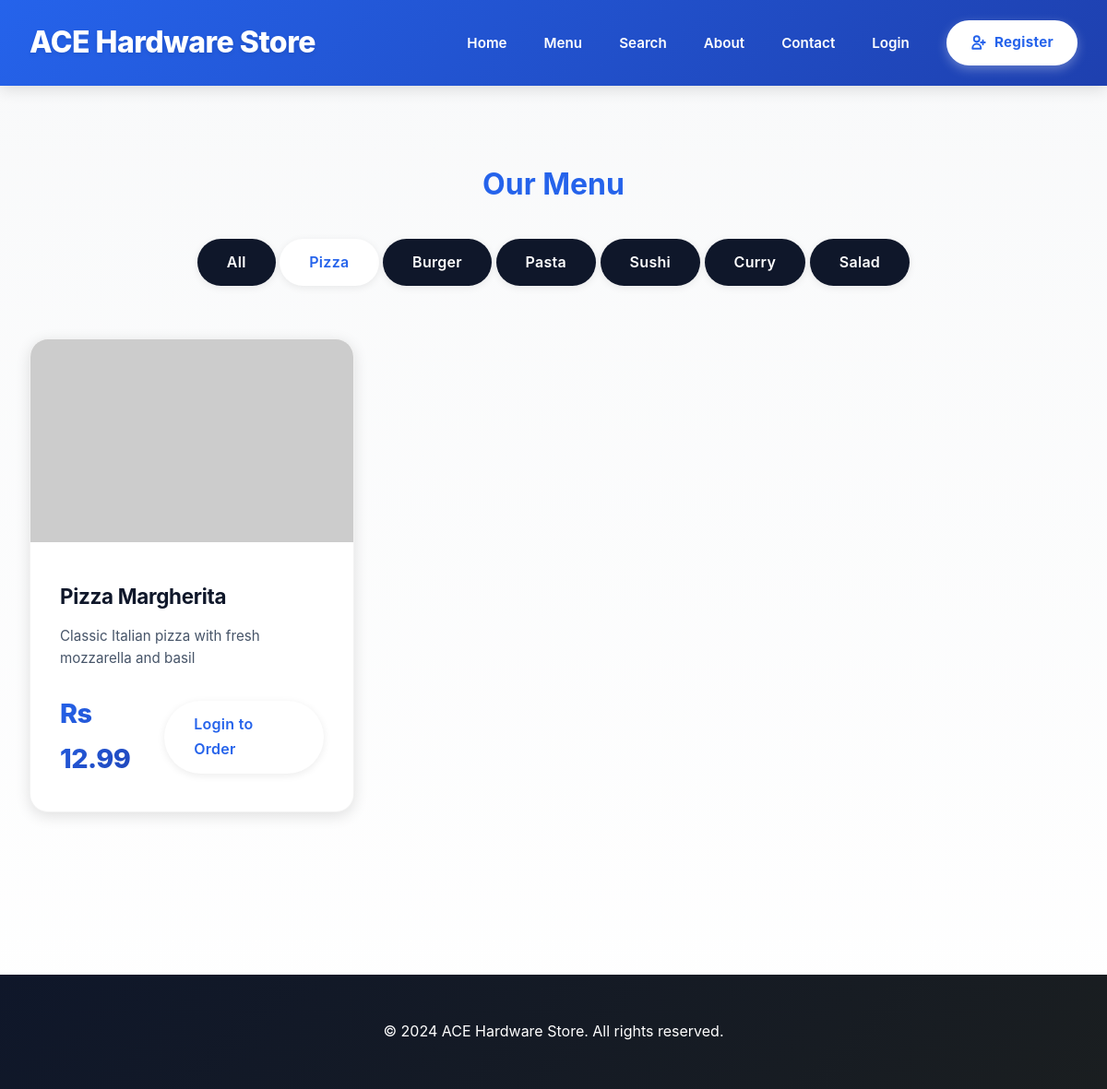
The app's page /menu.php?category=Pizza with its own data.
### tables this page shows
CREATE TABLE IF NOT EXISTS products (
    id INT AUTO_INCREMENT PRIMARY KEY,
    name VARCHAR(100) NOT NULL,
    description TEXT,
    price DECIMAL(10,2) NOT NULL,
    image VARCHAR(255),
    category VARCHAR(50),
    status ENUM('active', 'inactive') DEFAULT 'active',
    created_at TIMESTAMP DEFAULT CURRENT_TIMESTAMP
);

### config/session.php (called while the page is built, shortened)
<?php
function isLoggedIn() {
    return isset($_SESSION['user_id']);
}
?>

### menu.php (the view, shortened to what this page needs)
<?php
require_once 'config/session.php';
$conn = getDBConnection();
$category = isset($_GET['category']) ? $_GET['category'] : '';
$where = "WHERE status = 'active'";
if ($category) {
    $where .= " AND category = '" . $conn->real_escape_string($category) . "'";
}
$products_query = "SELECT * FROM products $where ORDER BY name";
$products_result = $conn->query($products_query);
$categories_query = "SELECT DISTINCT category FROM products WHERE status = 'active'";
$categories_result = $conn->query($categories_query);
?>
<!DOCTYPE html>
<html lang="en">
<head>
    <link rel="stylesheet" href="assets/css/style.css">
</head>
<body>
    <header>
        <nav>
            <a href="index.php" class="logo">ACE Hardware Store</a>
            <ul class="nav-links">
                <li><a href="index.php">Home</a></li>
                <li><a href="menu.php">Menu</a></li>
                <li><a href="search.php">Search</a></li>
                <li><a href="about.php">About</a></li>
                <li><a href="contact.php">Contact</a></li>
                <?php if (isLoggedIn()): ?>
                    <li><a href="cart.php">Cart</a></li>
                    <li><a href="wishlist.php">Wishlist</a></li>
                    <li><a href="orders.php">Orders</a></li>
                    <li><a href="logout.php">Logout</a></li>
                <?php else: ?>
                    <li><a href="customer_login.php">Login</a></li>
                    <li><a href="customer_register.php" class="btn btn-register" style="display: inline-flex; align-items: center; gap: 0.5rem;">
                        <svg width="18" height="18" fill="none" stroke="currentColor" viewBox="0 0 24 24" stroke-width="2.5">
                            <path stroke-linecap="round" stroke-linejoin="round" d="M18 9v3m0 0v3m0-3h3m-3 0h-3m-2-5a4 4 0 11-8 0 4 4 0 018 0zM3 20a6 6 0 0112 0v1H3v-1z"/>
                        </svg>
                        Register
                    </a></li>
                <?php endif; ?>
            </ul>
        </nav>
    </header>
    <div class="container">
        <h1 style="text-align: center; margin: 2rem 0; color: var(--primary-color);">Our Menu</h1>
        <div style="text-align: center; margin-bottom: 2rem;">
            <a href="menu.php" class="btn <?php echo !$category ? 'btn-primary' : 'btn-secondary'; ?>">All</a>
            <?php while ($cat = $categories_result->fetch_assoc()): ?>
                <a href="menu.php?category=<?php echo urlencode($cat['category']); ?>"
                   class="btn <?php echo $category === $cat['category'] ? 'btn-primary' : 'btn-secondary'; ?>">
                    <?php echo htmlspecialchars($cat['category']); ?>
                </a>
            <?php endwhile; ?>
        </div>
        <div class="food-grid">
            <?php while ($product = $products_result->fetch_assoc()): ?>
                <div class="food-card" id="product-<?php echo $product['id']; ?>">
                    <img src="<?php echo !empty($product['image']) ? htmlspecialchars($product['image']) : 'https://images.unsplash.com/photo-1546069901-ba9599a7e63c?w=400&h=300&fit=crop'; ?>"
                         alt="<?php echo htmlspecialchars($product['name']); ?>"
                            onerror="this.src='https://via.placeholder.com/400x300?text=Hardware+Image'">
                    <div class="food-card-content">
                        <h3><?php echo htmlspecialchars($product['name']); ?></h3>
                        <p><?php echo htmlspecialchars($product['description']); ?></p>
                        <div class="food-card-footer">
                            <span class="price">Rs <?php echo number_format($product['price'], 2); ?></span>
                            <div style="display: flex; gap: 0.5rem;">
                                <?php if (isLoggedIn()): ?>
                                    <a href="menu.php?add_cart=<?php echo $product['id']; ?>" class="btn btn-primary">Add to Cart</a>
                                    <a href="menu.php?add_wishlist=<?php echo $product['id']; ?>" class="btn btn-secondary">❤️</a>
                                <?php else: ?>
                                    <a href="customer_login.php" class="btn btn-primary">Login to Order</a>
                                <?php endif; ?>
                            </div>
                        </div>
                    </div>
                </div>
            <?php endwhile; ?>
        </div>
    </div>
    <footer>
        <p>&copy; 2024 ACE Hardware Store. All rights reserved.</p>
    </footer>
</body>
</html>

### records on screen
products: name "Pizza Margherita", description "Classic Italian pizza with fresh mozzarella and basil", price "12.99"

### other values on screen
$cat['category'] "Pizza"
$cat['category'] "Burger"
$cat['category'] "Pasta"
$cat['category'] "Sushi"
$cat['category'] "Curry"
$cat['category'] "Salad"
